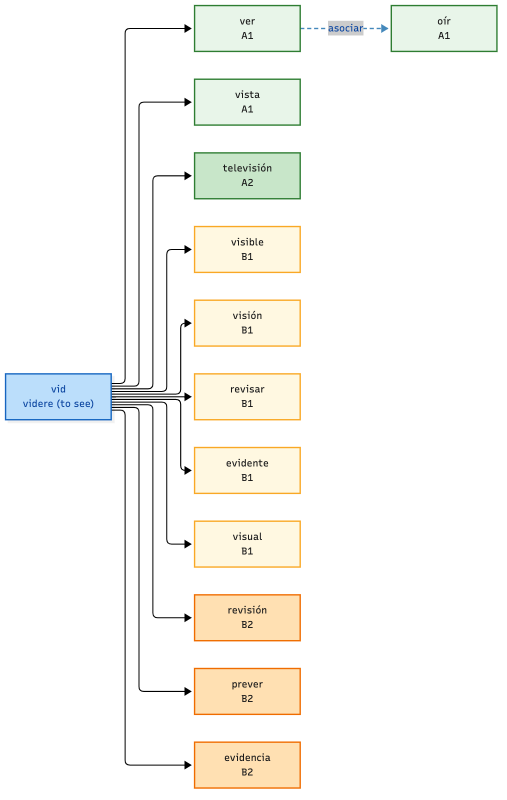
#> input picture assets/root_tree_family.png, 1013 x 1600 px (shown at 1/2 size)
$ python make_root_tree_card.py
#> lines starting #> are read from the running program, lines starting #| are printed output that depends on the picture
#> in main, `canvas = Image.new("RGB", (WIDTH, HEIGHT), "#ffffff")`: canvas: PIL image 1200x630 RGB; every value is 255
#!/usr/bin/env python3
# -*- coding: utf-8 -*-
"""Build the landscape README / social-preview card from a real family render.

Input:  assets/root_tree_family.png  (pure Mermaid render, portrait)
Output: assets/root_tree.png         (1200x630 card with title + the same map)

The card is a presentation layer, not a synthetic graph: the diagram on the
right is the unmodified render of a generated page.

Optional dependency: Pillow (not required by the data pipeline).

Usage:
    python scripts/make_root_tree_card.py
"""

from __future__ import annotations

from pathlib import Path

try:
    from PIL import Image, ImageDraw, ImageFont
except ImportError:  # pragma: no cover
    raise SystemExit("缺少 Pillow，请先执行：pip install pillow")

REPO_ROOT = Path(__file__).resolve().parent.parent
ASSETS = REPO_ROOT / "assets"
SOURCE = ASSETS / "root_tree_family.png"
OUTPUT = ASSETS / "root_tree.png"

WIDTH, HEIGHT = 1200, 630


def load_font(size: int, bold: bool = False):
#> called with size = 20, bold = True
    candidates = [
        "/System/Library/Fonts/Supplemental/Arial Bold.ttf" if bold else "/System/Library/Fonts/Supplemental/Arial.ttf",
        "/System/Library/Fonts/Supplemental/Arial.ttf",
        "/System/Library/Fonts/Helvetica.ttc",
        "/usr/share/fonts/truetype/dejavu/DejaVuSans-Bold.ttf" if bold else "/usr/share/fonts/truetype/dejavu/DejaVuSans.ttf",
    ]
    for path in candidates:
        try:
            return ImageFont.truetype(path, size)
        except OSError:
            continue
    return ImageFont.load_default()


def main() -> int:
    if not SOURCE.exists():
        raise SystemExit("缺少 assets/root_tree_family.png，请先按 assets/README.md 渲染")

    canvas = Image.new("RGB", (WIDTH, HEIGHT), "#ffffff")
    draw = ImageDraw.Draw(canvas)

    ink = "#1a1a1a"
    muted = "#5f6368"
    blue = "#1565c0"

    draw.rectangle([0, 0, WIDTH - 1, HEIGHT - 1], outline="#dadce0", width=2)
    draw.text((56, 52), "es-raiz-vocab", font=load_font(20, bold=True), fill=blue)
    draw.text((56, 92), "Spanish root map", font=load_font(52, bold=True), fill=ink)
    draw.text((56, 162), "Not another vocabulary app.", font=load_font(26), fill=muted)

    draw.line([56, 222, 730, 222], fill="#dadce0", width=2)
    draw.text((56, 252), "232 roots  ·  1,423 words", font=load_font(24, bold=True), fill=ink)
    draw.text((56, 292), "1,513 typed relations  ·  A1–C2", font=load_font(24), fill=ink)
    draw.text((56, 332), "Structure only. Meanings on demand.", font=load_font(24), fill=muted)

    draw.text((56, 408), "Example family:", font=load_font(19, bold=True), fill=muted)
    draw.text((56, 440), "vid  ·  videre (to see)", font=load_font(24), fill=ink)
    draw.text((56, 478), "ver · vista · visible · prever", font=load_font(21), fill=muted)

    draw.text(
        (56, 564),
        "Real render: mindmaps/raiz_v0_vid.md",
        font=load_font(17),
        fill="#80868b",
    )

    map_image = Image.open(SOURCE).convert("RGB")
#> map_image is the input picture: PIL image 1013x1600 RGB; mean R, G, B 248.6, 248, 243.6
    max_height = 540
    scale = max_height / map_image.height
#> scale = 0.338
    map_image = map_image.resize(
        (max(1, int(map_image.width * scale)), max_height),
        Image.LANCZOS,
    )
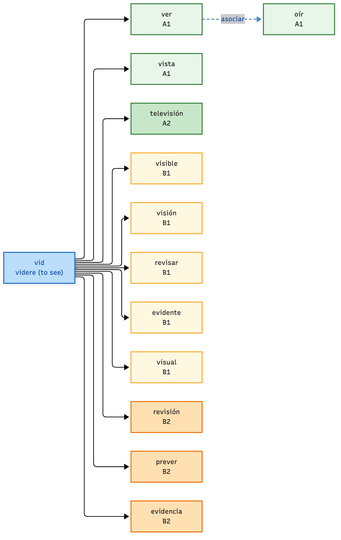
#> map_image: PIL image 341x540 RGB; mean R, G, B 248.3, 247.7, 243.2
    x = WIDTH - map_image.width - 56
#> x = 803
    y = (HEIGHT - map_image.height) // 2
#> y = 45
    canvas.paste(map_image, (x, y))
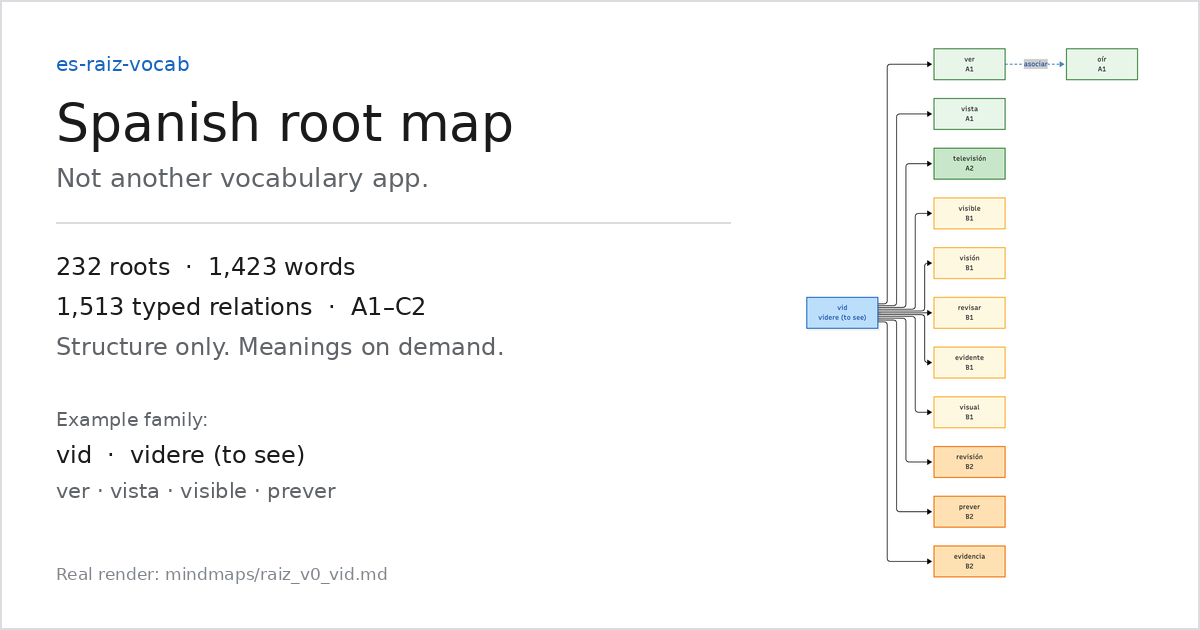
#> canvas: PIL image 1200x630 RGB; mean R, G, B 248.8, 248.8, 247.9
    draw.rectangle(
        [x - 1, y - 1, x + map_image.width, y + map_image.height],
        outline="#dadce0",
        width=2,
    )

    canvas.save(OUTPUT, format="PNG", optimize=True)
    print("written: {0} ({1}x{2})".format(OUTPUT.relative_to(REPO_ROOT), WIDTH, HEIGHT))
    return 0


if __name__ == "__main__":
    raise SystemExit(main())
#> (the program exits here)

$ run again, with assets/root_tree-social-base.png copied over assets/root_tree_family.png
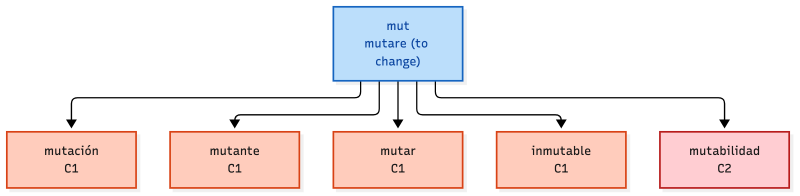
#> input picture assets/root_tree-social-base.png, 1600 x 392 px (shown at 1/2 size)
#> in main, map_image is the input picture: PIL image 1600x392 RGB; mean R, G, B 244.3, 232.8, 231.8
#> in main, `map_image = map_image.resize( (max(1, int(map_image.width * scale)), m..`:
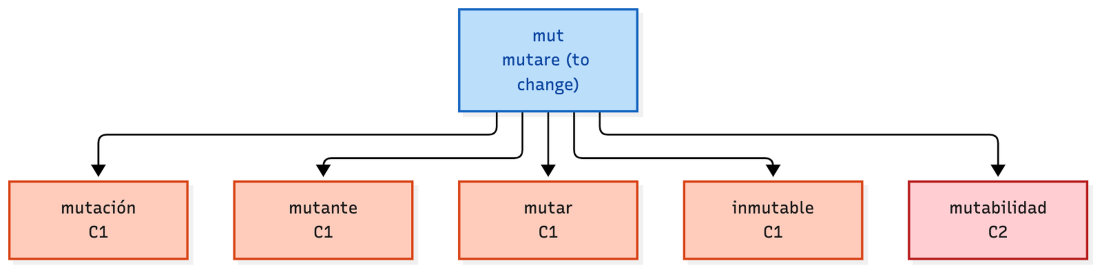
#> map_image: PIL image 2204x540 RGB (shown at 1/2 size); mean R, G, B 244.2, 232.7, 231.7
#> in main, `canvas.paste(map_image, (x, y))`:
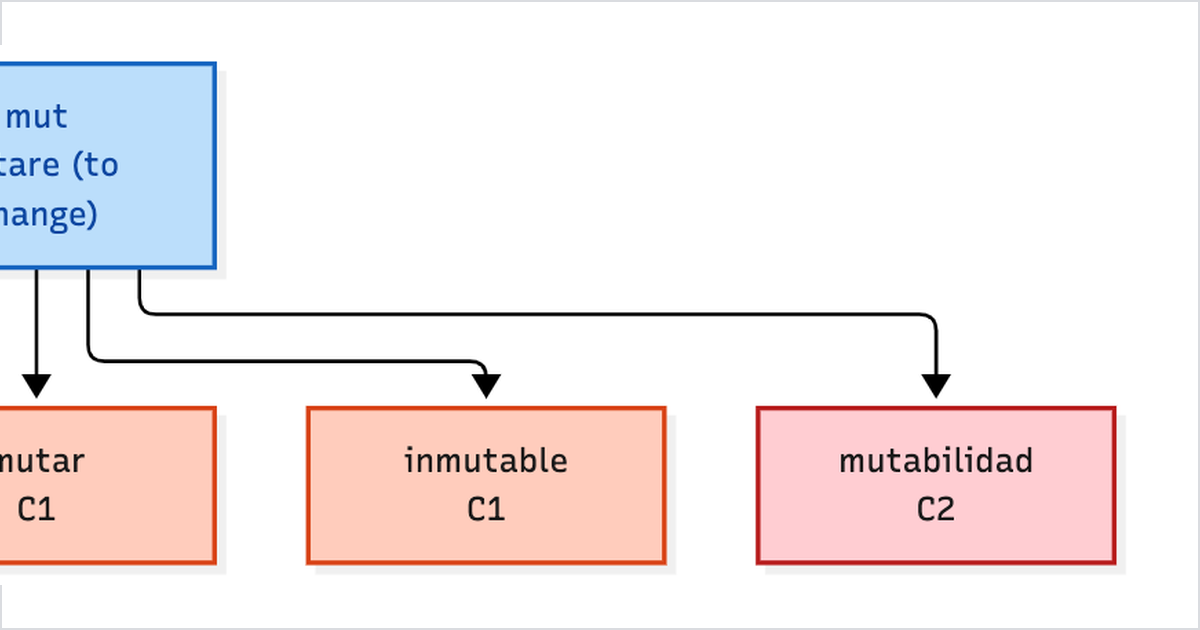
#> canvas: PIL image 1200x630 RGB; mean R, G, B 244.7, 235.7, 236.1
